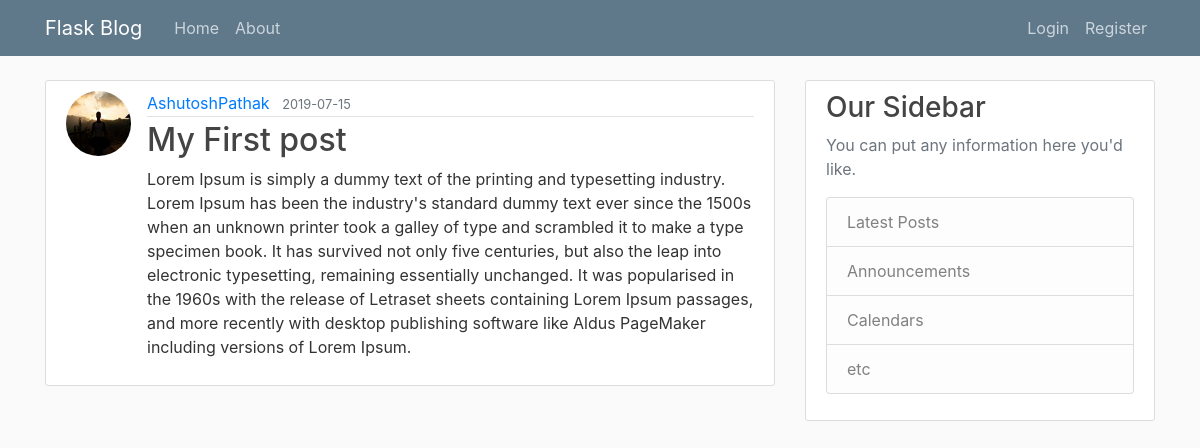
/post/1, run on the app's committed database.
### flaskblog/models.py (models this page shows, shortened)
class User(db.Model, UserMixin):
    id = db.Column(db.Integer, primary_key=True)
    username = db.Column(db.String(20), unique=True, nullable=False)
    email = db.Column(db.String(120), unique=True, nullable=False)
    image_file = db.Column(db.String(20), nullable=False, default='default.jpg')
    password = db.Column(db.String(60), nullable=False)
    posts = db.relationship('Post', backref='author', lazy=True)

class Post(db.Model):
    id = db.Column(db.Integer, primary_key=True)
    title = db.Column(db.String(100), nullable=False)
    date_posted = db.Column(db.DateTime, nullable=False, default=datetime.utcnow)
    content = db.Column(db.Text, nullable=False)
    user_id = db.Column(db.Integer, db.ForeignKey('user.id'), nullable=False)

### flaskblog/posts/routes.py (the view)
@posts.route("/post/<int:post_id>")
def post(post_id):
    post = Post.query.get_or_404(post_id)
    return render_template('post.html', title = post.title, post = post)

### flaskblog/templates/post.html (shortened to what this page needs)
{% extends "layout.html" %}
{% block content %}
    <article class="media content-section">
        <img class="rounded-circle article-img" src="{{ url_for('static', filename='profile_pics/' + post.author.image_file) }}" alt="Profile Picture">
        <div class="media-body">
            <div class="article-metadata">
                <a class="mr-2" href="{{ url_for('users.user_posts', username = post.author.username) }}">{{ post.author.username }}</a>
                <small class="text-muted">{{ post.date_posted.strftime('%Y-%m-%d') }}</small>
            </div>
            <h2 class="article-title">{{ post.title }}</h2>
            <p class="article-content">{{ post.content }}</p>
        </div>
    </article>
{% endblock content %}

### flaskblog/static/main.css (style rules this page uses)
body { background: #fafafa; color: #333333; margin-top: 5rem; }
h1, h2, h3, h4, h5, h6 { color: #444444; }
.content-section { background: #ffffff; padding: 10px 20px; border: 1px solid #dddddd; border-radius: 3px; margin-bottom: 20px; }
.article-title { color: #444444; }
.article-content { white-space: pre-line; }
.article-img { height: 65px; width: 65px; margin-right: 16px; }
.article-metadata { padding-bottom: 1px; margin-bottom: 4px; border-bottom: 1px solid #e3e3e3 }

### data on the page
User: image_file (picture), author.username "AshutoshPathak"
Post: date_posted "2019-07-15", title "My First post", content "Lorem Ipsum is simply a dummy text of the printing and typesetting industry. Lorem Ipsum has been the industry's standard dummy text ever since the 1500s when an unknown printer took a galley of type and scrambled it to make a type specimen book. It has survived not only five centuries, but also the leap into electronic typesetting, remaining essentially unchanged. It was popularised in the 1960s with the release of Letraset sheets containing Lorem Ipsum passages, and more recently with desktop publishing software like Aldus PageMaker including versions of Lorem Ipsum."
